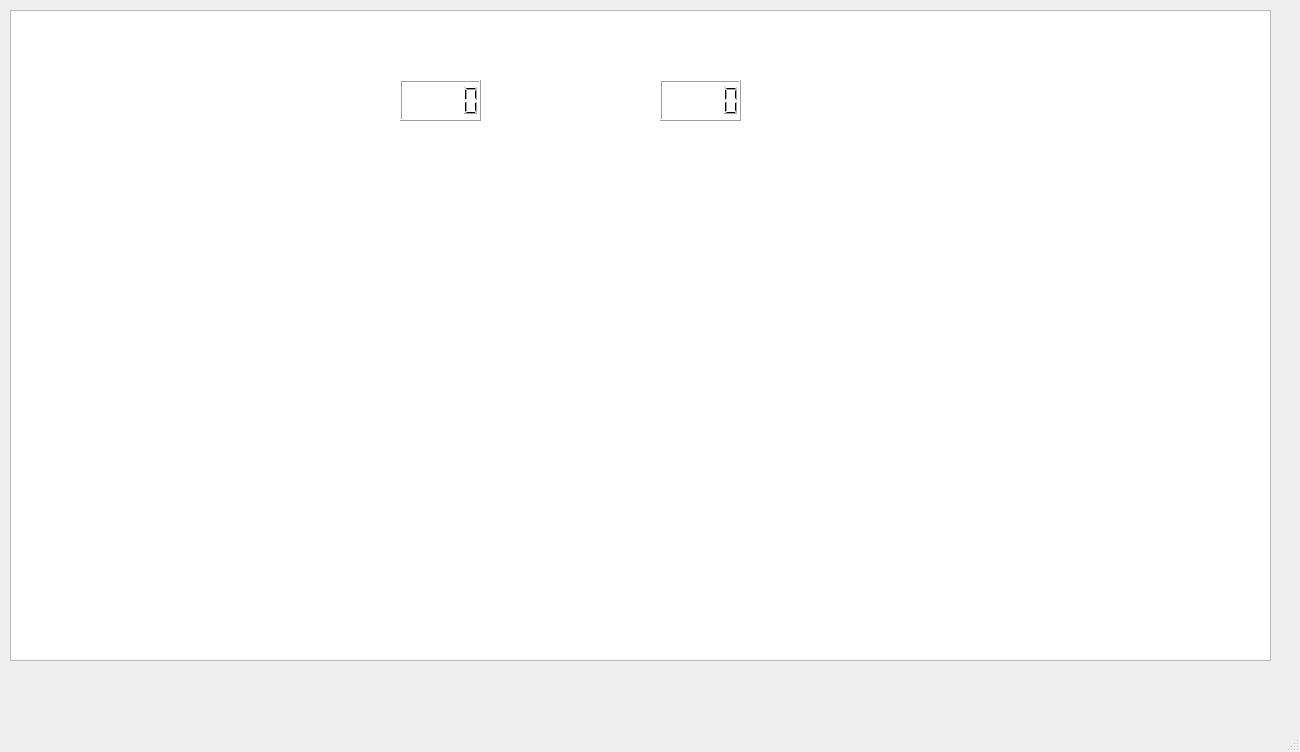
<?xml version="1.0" encoding="UTF-8"?>
<ui version="4.0">
 <class>level3</class>
 <widget class="QMainWindow" name="level3">
  <property name="geometry">
   <rect>
    <x>0</x>
    <y>0</y>
    <width>1300</width>
    <height>752</height>
   </rect>
  </property>
  <property name="windowTitle">
   <string>MainWindow</string>
  </property>
  <widget class="QWidget" name="centralwidget">
   <widget class="QGraphicsView" name="graphicsView">
    <property name="geometry">
     <rect>
      <x>10</x>
      <y>10</y>
      <width>1261</width>
      <height>651</height>
     </rect>
    </property>
   </widget>
   <widget class="QLabel" name="label">
    <property name="geometry">
     <rect>
      <x>10</x>
      <y>10</y>
      <width>1271</width>
      <height>661</height>
     </rect>
    </property>
    <property name="text">
     <string>TextLabel</string>
    </property>
   </widget>
   <widget class="QLCDNumber" name="lcdsc1">
    <property name="geometry">
     <rect>
      <x>400</x>
      <y>80</y>
      <width>81</width>
      <height>41</height>
     </rect>
    </property>
   </widget>
   <widget class="QLCDNumber" name="lcdhl1">
    <property name="geometry">
     <rect>
      <x>660</x>
      <y>80</y>
      <width>81</width>
      <height>41</height>
     </rect>
    </property>
   </widget>
   <widget class="QLabel" name="label_2">
    <property name="geometry">
     <rect>
      <x>290</x>
      <y>80</y>
      <width>111</width>
      <height>41</height>
     </rect>
    </property>
    <property name="text">
     <string>&lt;html&gt;&lt;head/&gt;&lt;body&gt;&lt;p&gt;&lt;span style=&quot; font-size:18pt; font-weight:600; color:#ffffff;&quot;&gt;SCORE:&lt;/span&gt;&lt;/p&gt;&lt;/body&gt;&lt;/html&gt;</string>
    </property>
   </widget>
   <widget class="QLabel" name="label_3">
    <property name="geometry">
     <rect>
      <x>540</x>
      <y>80</y>
      <width>111</width>
      <height>41</height>
     </rect>
    </property>
    <property name="text">
     <string>&lt;html&gt;&lt;head/&gt;&lt;body&gt;&lt;p&gt;&lt;span style=&quot; font-size:18pt; font-weight:600; color:#ffffff;&quot;&gt;HEALTH:&lt;/span&gt;&lt;/p&gt;&lt;/body&gt;&lt;/html&gt;</string>
    </property>
   </widget>
   <zorder>label</zorder>
   <zorder>graphicsView</zorder>
   <zorder>lcdsc1</zorder>
   <zorder>lcdhl1</zorder>
   <zorder>label_2</zorder>
   <zorder>label_3</zorder>
  </widget>
  <widget class="QMenuBar" name="menubar">
   <property name="geometry">
    <rect>
     <x>0</x>
     <y>0</y>
     <width>1300</width>
     <height>22</height>
    </rect>
   </property>
  </widget>
  <widget class="QStatusBar" name="statusbar"/>
 </widget>
 <resources/>
 <connections/>
</ui>
